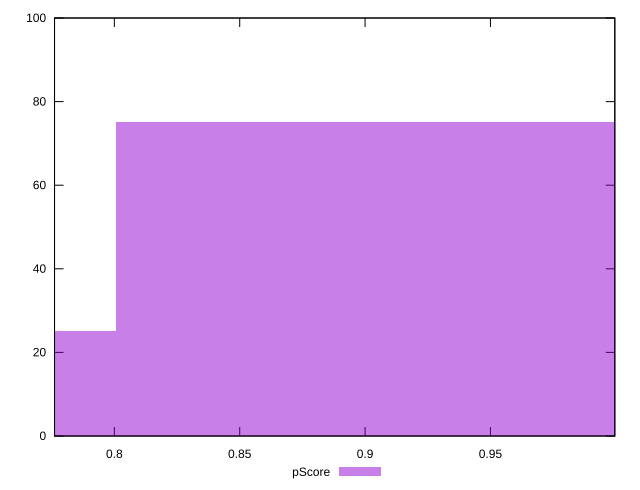

This figure's gnuplot source:
reset

$pScore <<EOF
0.9151086837086999 75
0.6863315127815249 25
EOF

set key outside below
set boxwidth 0.22877717092717498
set xrange [0.7761429257345126:0.9996090852968826]
set yrange [0:100]
set trange [0:100]
set style fill transparent solid 0.5 noborder
set terminal svg size 640, 490 enhanced background rgb 'white'
set output "report_00011_2021-02-09T10:53:21.242Z/uses-long-cache-ttl/samples/pages+cached+noadtech+nomedia+nocss/pScore/histogram.svg"

plot $pScore title "pScore" with boxes

reset
